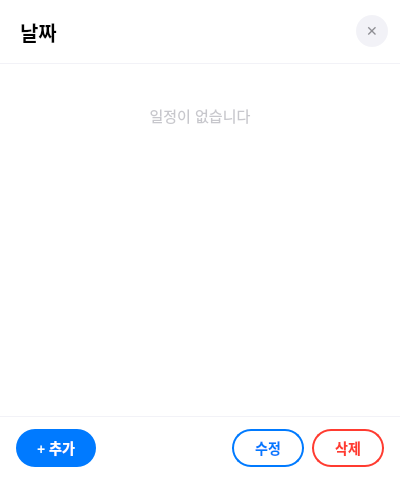
<?xml version="1.0" encoding="UTF-8"?>
<ui version="4.0">
 <class>ScheduleDialog</class>
 <widget class="QDialog" name="ScheduleDialog">
  <property name="geometry">
   <rect>
    <x>0</x>
    <y>0</y>
    <width>400</width>
    <height>480</height>
   </rect>
  </property>
  <property name="windowTitle">
   <string>일정</string>
  </property>
  <property name="styleSheet">
   <string>QDialog { background: transparent; }</string>
  </property>
  <layout class="QVBoxLayout" name="outerLayout">
   <property name="spacing">
    <number>0</number>
   </property>
   <property name="leftMargin"><number>0</number></property>
   <property name="topMargin"><number>0</number></property>
   <property name="rightMargin"><number>0</number></property>
   <property name="bottomMargin"><number>0</number></property>
   <item>
    <widget class="QFrame" name="card">
     <property name="styleSheet">
      <string>QFrame#card { background-color: #FFFFFF; border-radius: 16px; border: none; }</string>
     </property>
     <layout class="QVBoxLayout" name="cardLayout">
      <property name="spacing"><number>0</number></property>
      <property name="leftMargin"><number>0</number></property>
      <property name="topMargin"><number>0</number></property>
      <property name="rightMargin"><number>0</number></property>
      <property name="bottomMargin"><number>0</number></property>

      <!-- 헤더 -->
      <item>
       <widget class="QFrame" name="headerFrame">
        <property name="minimumSize"><size><width>0</width><height>64</height></size></property>
        <property name="maximumSize"><size><width>16777215</width><height>64</height></size></property>
        <property name="styleSheet">
         <string>QFrame#headerFrame { background: #FFFFFF; border-top-left-radius: 16px; border-top-right-radius: 16px; border-bottom: 1px solid #F2F2F7; }</string>
        </property>
        <layout class="QHBoxLayout" name="headerLayout">
         <property name="leftMargin"><number>20</number></property>
         <property name="rightMargin"><number>12</number></property>
         <property name="topMargin"><number>0</number></property>
         <property name="bottomMargin"><number>0</number></property>
         <item>
          <widget class="QLabel" name="dateLabel">
           <property name="text"><string>날짜</string></property>
           <property name="styleSheet">
            <string>QLabel { font-size: 20px; font-weight: bold; color: #000000; background: transparent; border: none; }</string>
           </property>
          </widget>
         </item>
         <item>
          <spacer name="headerSpacer">
           <property name="orientation"><enum>Qt::Horizontal</enum></property>
           <property name="sizeHint" stdset="0"><size><width>40</width><height>20</height></size></property>
          </spacer>
         </item>
         <item>
          <widget class="QPushButton" name="closeBtn">
           <property name="text"><string>✕</string></property>
           <property name="minimumSize"><size><width>32</width><height>32</height></size></property>
           <property name="maximumSize"><size><width>32</width><height>32</height></size></property>
           <property name="styleSheet">
            <string>QPushButton { background-color: #F2F2F7; color: #8E8E93; border: none; border-radius: 16px; font-size: 14px; font-weight: bold; } QPushButton:hover { background-color: #E5E5EA; }</string>
           </property>
          </widget>
         </item>
        </layout>
       </widget>
      </item>

      <!-- 본문: 빈 상태 라벨 + 리스트 (코드에서 show/hide) -->
      <item>
       <widget class="QLabel" name="emptyLabel">
        <property name="text"><string>일정이 없습니다</string></property>
        <property name="alignment"><set>Qt::AlignCenter</set></property>
        <property name="styleSheet">
         <string>QLabel { font-size: 15px; color: #C7C7CC; background: transparent; border: none; padding: 40px 0; }</string>
        </property>
       </widget>
      </item>
      <item>
       <widget class="QListWidget" name="listWidget">
        <property name="styleSheet">
         <string>
QListWidget {
    border: none;
    background: transparent;
    outline: none;
    font-size: 15px;
    color: #000000;
}
QListWidget::item {
    padding: 10px 20px;
    border-bottom: 1px solid #F2F2F7;
    min-height: 44px;
}
QListWidget::item:selected {
    background-color: #E5F0FF;
    color: #007AFF;
}
QListWidget::item:hover:!selected {
    background-color: #F9F9F9;
}
         </string>
        </property>
       </widget>
      </item>

      <!-- 하단 버튼 -->
      <item>
       <widget class="QFrame" name="footerFrame">
        <property name="minimumSize"><size><width>0</width><height>64</height></size></property>
        <property name="maximumSize"><size><width>16777215</width><height>64</height></size></property>
        <property name="styleSheet">
         <string>QFrame#footerFrame { background: #FFFFFF; border-top: 1px solid #F2F2F7; border-bottom-left-radius: 16px; border-bottom-right-radius: 16px; }</string>
        </property>
        <layout class="QHBoxLayout" name="footerLayout">
         <property name="leftMargin"><number>16</number></property>
         <property name="rightMargin"><number>16</number></property>
         <property name="topMargin"><number>0</number></property>
         <property name="bottomMargin"><number>0</number></property>
         <property name="spacing"><number>8</number></property>
         <item>
          <widget class="QPushButton" name="addBtn">
           <property name="text"><string>+ 추가</string></property>
           <property name="minimumSize"><size><width>80</width><height>38</height></size></property>
           <property name="styleSheet">
            <string>QPushButton { background-color: #007AFF; color: white; border: none; border-radius: 19px; font-size: 14px; font-weight: 600; padding: 0 18px; } QPushButton:hover { background-color: #0066D6; } QPushButton:pressed { background-color: #0055B3; }</string>
           </property>
          </widget>
         </item>
         <item>
          <spacer name="footerSpacer">
           <property name="orientation"><enum>Qt::Horizontal</enum></property>
           <property name="sizeHint" stdset="0"><size><width>40</width><height>20</height></size></property>
          </spacer>
         </item>
         <item>
          <widget class="QPushButton" name="editBtn">
           <property name="text"><string>수정</string></property>
           <property name="minimumSize"><size><width>72</width><height>38</height></size></property>
           <property name="styleSheet">
            <string>QPushButton { background-color: transparent; color: #007AFF; border: 1.5px solid #007AFF; border-radius: 19px; font-size: 14px; font-weight: 500; padding: 0 16px; } QPushButton:hover { background-color: #E5F0FF; } QPushButton:disabled { color: #C7C7CC; border-color: #C7C7CC; }</string>
           </property>
          </widget>
         </item>
         <item>
          <widget class="QPushButton" name="deleteBtn">
           <property name="text"><string>삭제</string></property>
           <property name="minimumSize"><size><width>72</width><height>38</height></size></property>
           <property name="styleSheet">
            <string>QPushButton { background-color: transparent; color: #FF3B30; border: 1.5px solid #FF3B30; border-radius: 19px; font-size: 14px; font-weight: 500; padding: 0 16px; } QPushButton:hover { background-color: #FFF0EF; } QPushButton:disabled { color: #C7C7CC; border-color: #C7C7CC; }</string>
           </property>
          </widget>
         </item>
        </layout>
       </widget>
      </item>

     </layout>
    </widget>
   </item>
  </layout>
 </widget>
 <resources/>
 <connections/>
</ui>
